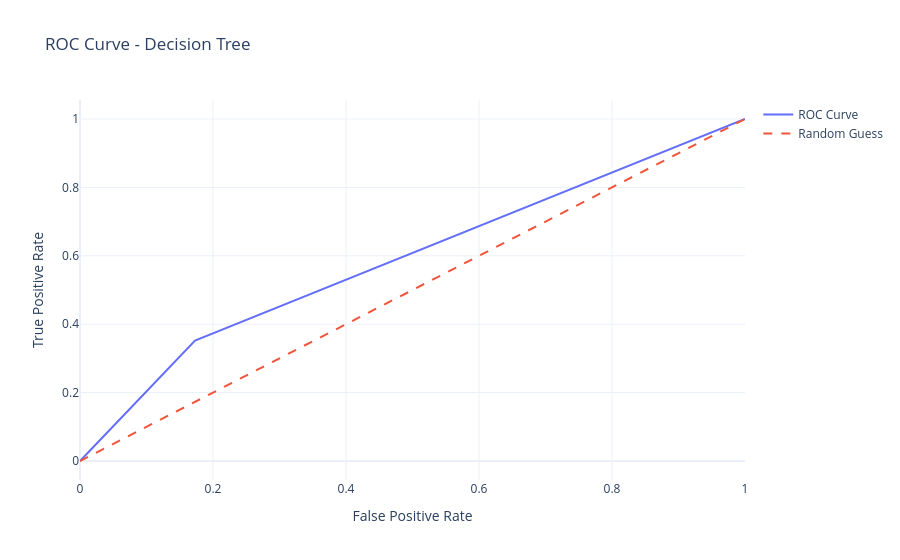

Source (notebook cell):
### Code cell
plot_roc_curve_plotly(dt_model, X_test, y_test, "Decision Tree")

### Figure 1 — Plotly figure (JSON) as saved in the notebook; plotly's stock layout.template omitted (floating-point values rounded to 4 significant figures)
{"data": [{"mode": "lines", "name": "ROC Curve", "x": [0.0, 0.173, 1.0], "y": [0.0, 0.3521, 1.0], "type": "scatter"}, {"line": {"dash": "dash"}, "mode": "lines", "name": "Random Guess", "x": [0, 1], "y": [0, 1], "type": "scatter"}], "layout": {"title": {"text": "ROC Curve - Decision Tree"}, "xaxis": {"title": {"text": "False Positive Rate"}}, "yaxis": {"title": {"text": "True Positive Rate"}}}}
